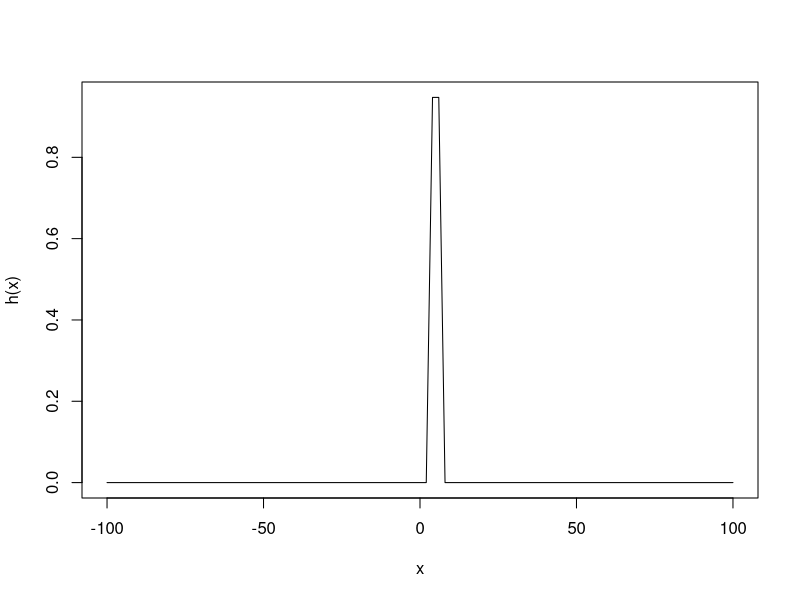
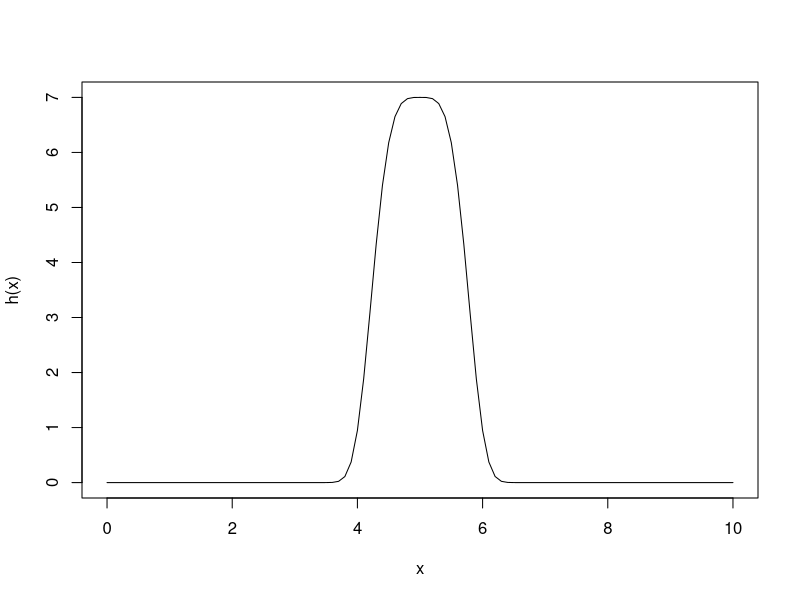
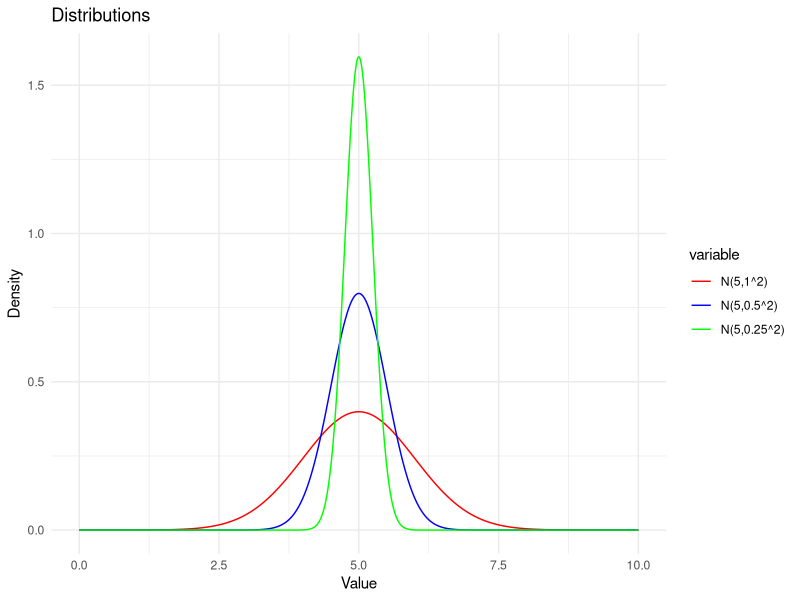
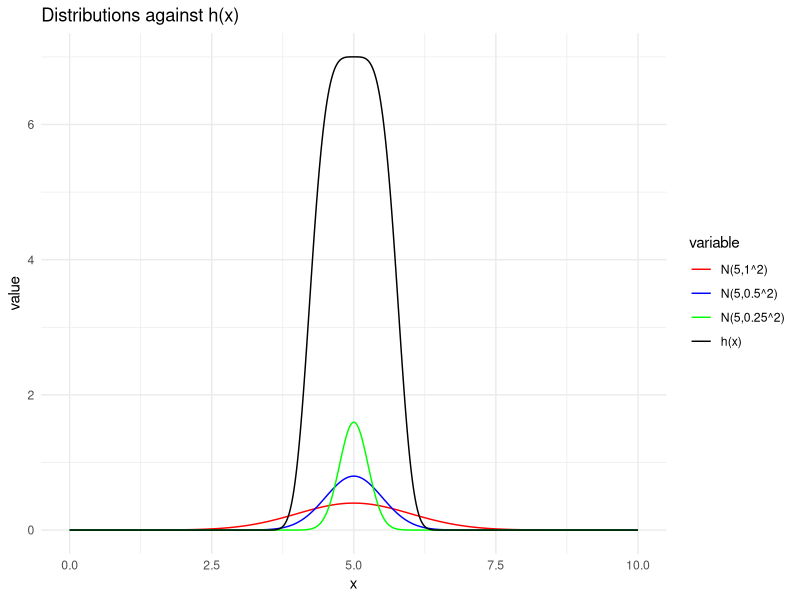
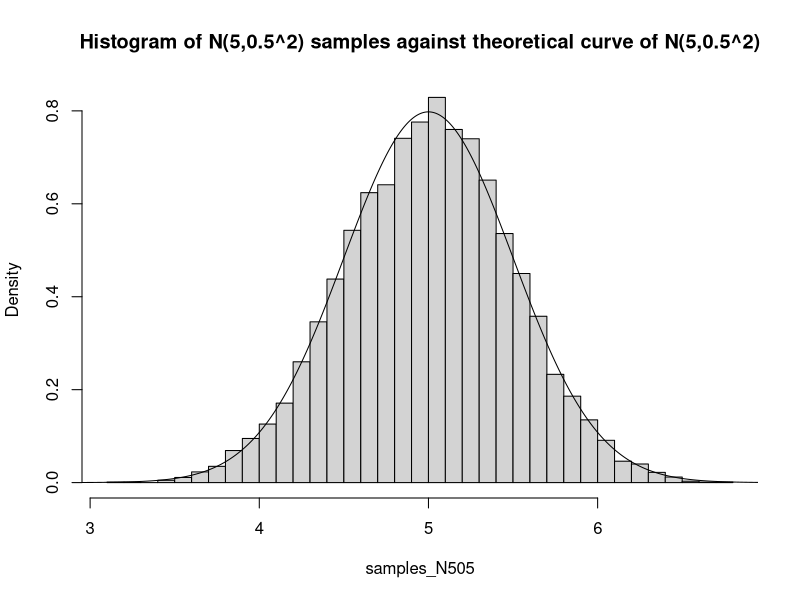

These figures' R source, in order:
#Create the function h(x)
h=function(x){
  d=7*exp(-2*(x-5)^4)
  return(d)
}
#draw the plot
curve(h, from=-100, to=100)
curve(h, from=0, to=10)

#simple sampling####

#calculate the integral over the interval [0,10]
I=integrate(h,0,10)
I

#generate 10000 uniformly distributed values of the function h over the interval [0,10]
set.seed(1) #for reproducibility
h_values=h(runif(10^4,0,10))

#calculate the approximated value of the integral
expect=10*sum(h_values)/(10^4)
expect
cat("Simple Sampling Estimate:", expect, "\n")

#variance of estimator In
var_In=var(10*h_values)/length(h_values)
var_In

#importance sampling#####

#The first thing I will do, is test and find a suitable distribution for g

#loading necessary packages
library(ggplot2)
library(reshape2)

#Define a sequence of x values for plotting
x=seq(0,10,length.out = 1000)

#Create a data frame for the distributions and h(x)
df=data.frame(x=x,
              N51= dnorm(x,mean=5, sd=1),
              N505= dnorm(x,mean=5, sd=0.5),
              N5025= dnorm(x,mean=5, sd=0.25)
              )

#Reshape the dataframe df for plotting with ggplot2
df_long = reshape2::melt(df, id.vars = "x")

#Plot the distributions
ggplot(df_long, aes(x = x, y = value, color = variable)) +
  geom_line() +
  labs(x = "Value", y = "Density", title = "Distributions") +
  scale_color_manual(values = c("N51" = "red", "N505" = "blue", "N5025" = "green", "xdf"="black"),
                     labels = c("N51" = "N(5,1^2)", "N505" = "N(5,0.5^2)", "N5025" = "N(5,0.25^2)")) +
  theme_minimal()

#Pick N(5,0.5^2). Plot the distributions against h(x) to show this is the best fit:
df2=transform(df, h=7*exp(-2*(x-5)^4)) #add h(x) to a new dataset df2 with distributions
df_long2 = reshape2::melt(df2, id.vars = "x") #reshape for plotting
ggplot(df_long2, aes(x = x, y = value, color = variable)) + #plot with ggplot
  geom_line() +
  labs(title = "Distributions against h(x)") +
  scale_color_manual(values = c("N51" = "red", "N505" = "blue", "N5025" = "green","h"="black", "xdf"="black"),
                     labels = c("N51" = "N(5,1^2)", "N505" = "N(5,0.5^2)", "N5025" = "N(5,0.25^2)", "h"="h(x)")) +
  theme_minimal()


#Importance sampling with N(5,0.5^2)

#Box-Muller algorithm for generating Normally distributed numbers

set.seed(3) #for reproducibility
n = 10000 #number of samples

#Generate two uniformly distributed random vectors of size n
U1=runif(n/2)
U2=runif(n/2)

#trasform U1 and U2 into standard normal random variables 
X1=sqrt(-2*log(U1))*cos(2*pi*U2)
X2=sqrt(-2*log(U1))*sin(2*pi*U2)

#make one vector of standard normals from X1 and X2
X=c(X1,X2)

#Transform samples from standard normal to N(5,0.5)
samples_N505 = 5+ 0.5*X


#weights
weights_N505 = (h(samples_N505) / dnorm(samples_N505, mean = 5, sd = 0.5))

#estimate
importance_sampling_estimate_N505 = mean(weights_N505)

#Print the results using the cat function
cat("Importance Sampling Estimate with N(5,0.5^2):", importance_sampling_estimate_N505, "\n")

#Plot of histogram of the random numbers generated using g(x) against theoretical curve of g(x)
x_curve = seq(0,10,length=length(samples_N505))
y_curve = dnorm(x_curve, mean = 5, sd=0.5) # Define the (numerical) function N(5,0.5^2) on x
hist(samples_N505,breaks=30,probability=TRUE, main = "Histogram of N(5,0.5^2) samples against theoretical curve of N(5,0.5^2)")
lines(x_curve,y_curve)

#variance of estiamtor Jn
var_Jn = var(weights_N505) / length(weights_N505)

#print both variances
cat("Var(I_n):", var_In, "\n")
cat("Var(J_n):", var_Jn, "\n")
